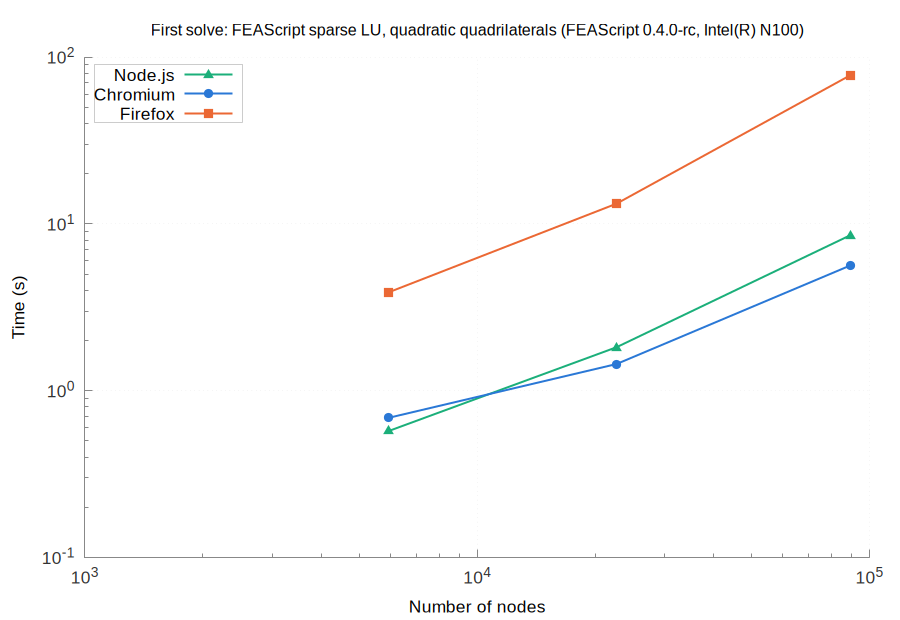

Source code (gnuplot):
set terminal pngcairo size 900,620 font 'Arial,13'
set border 3 lc rgb '#888888'; set tics nomirror tc rgb '#333333'
set grid lc rgb '#e6e6e6' lw 1; set key top left box lc rgb '#cccccc' opaque
set logscale xy; set format y '10^{%L}'; set format x '10^{%L}'
set output 'browsers_FEAScript_sparse_LU_quadratic_quadrilaterals_first.png'
set title 'First solve: FEAScript sparse LU, quadratic quadrilaterals (FEAScript 0.4.0-rc, Intel(R) N100)' font 'Arial,12'
set xlabel 'Number of nodes'
set ylabel 'Time (s)'
plot 'browsers_FEAScript_sparse_LU_quadratic_quadrilaterals_first_node.dat' u 1:2 w lp lw 2 pt 9 ps 1.2 lc rgb '#1baf7a' t 'Node.js', \
     'browsers_FEAScript_sparse_LU_quadratic_quadrilaterals_first_chromium.dat' u 1:2 w lp lw 2 pt 7 ps 1.2 lc rgb '#2a78d6' t 'Chromium', \
     'browsers_FEAScript_sparse_LU_quadratic_quadrilaterals_first_firefox.dat' u 1:2 w lp lw 2 pt 5 ps 1.2 lc rgb '#eb6834' t 'Firefox'
